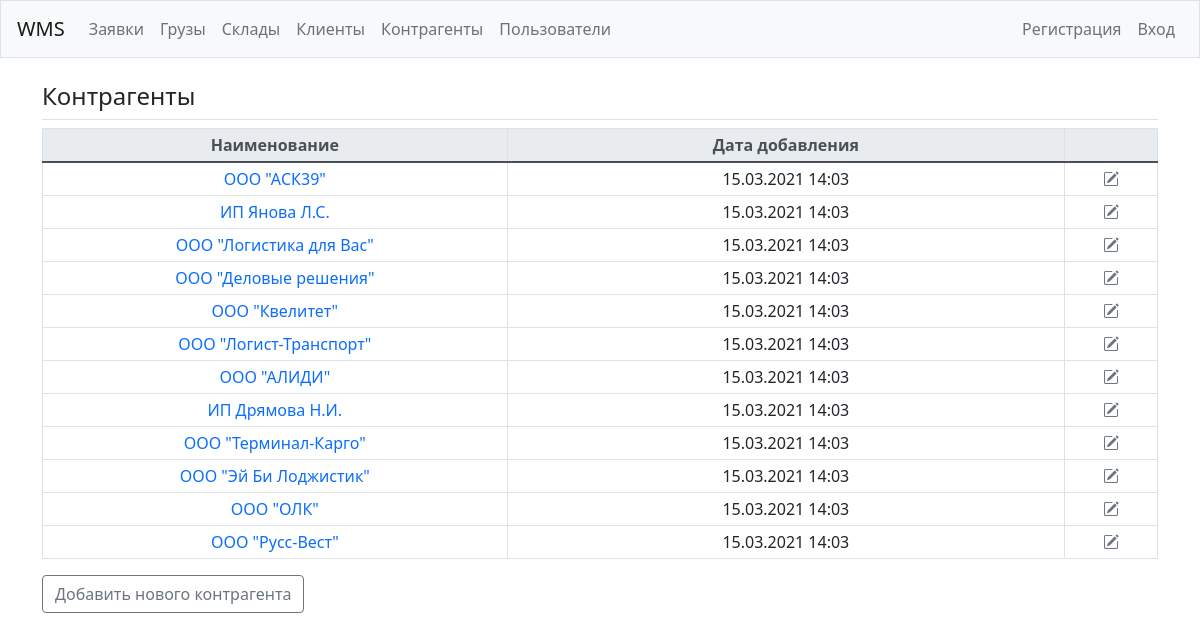
The app's page /contractors/ with its own data.
### wms/models.py (models this page shows, shortened)
class Contractor(models.Model):
    name = models.CharField(max_length=200)
    pub_date = models.DateTimeField('date published', auto_now_add=True)

### wms/views.py (the view)
# urls.py: path('contractors/', views.contractors, name='contractors'),
def contractors(request):
    contractors = Contractor.objects.all().order_by('pub_date')
    context = {'contractors': contractors}
    return render(request, 'wms/contractors.html', context)

### wms/templates/wms/contractors.html
{% extends "wms/base.html" %}
{% block page_header %}
  <h4>Контрагенты</h4>
{% endblock page_header %}
{% block content %}
<table class="table table-hover table-sm table-bordered table-responsive text-center w-100 d-block d-md-table">
  <thead class="thead-light">
    <tr>
      <th>Наименование</th>
      <th>Дата добавления</th>
      <th></th>
    </tr>
  </thead>
  <tbody>
    {% for contractor in contractors %}
    <tr>
      <td class="col-5">
        <a class="text-decoration-none" href="{% url 'wms:contractor' contractor.id %}">{{ contractor.name }}</a>
      </td>
      <td class="col-6">{{ contractor.pub_date|date:'d.m.Y H:m' }}</td>
      <td class="col-1">
        <a class="link-secondary" href="{% url 'wms:update_contractor' contractor.id %}"><i class="bi bi-pencil-square" title="Изменить"></i></a>
      </td>
    </tr>
    {% empty %}
    <tr class="col-12">
      <td>Не добавлено ни одного контрагента. Добавьте первого контрагента.</td>
    </tr>
    {% endfor %}
  </tbody>
</table>
<div>
  <a class="btn btn-outline-secondary" href="{% url 'wms:new_contractor' %}">Добавить нового контрагента</a>
</div>
<br>
{% endblock content %}

### records on screen
Contractor: name "ООО \"АСК39\"", pub_date "15.03.2021 14:03"
Contractor: name "ИП Янова Л.С.", pub_date "15.03.2021 14:03"
Contractor: name "ООО \"Логистика для Вас\"", pub_date "15.03.2021 14:03"
Contractor: name "ООО \"Деловые решения\"", pub_date "15.03.2021 14:03"
Contractor: name "ООО \"Квелитет\"", pub_date "15.03.2021 14:03"
Contractor: name "ООО \"Логист-Транспорт\"", pub_date "15.03.2021 14:03"
Contractor: name "ООО \"АЛИДИ\"", pub_date "15.03.2021 14:03"
Contractor: name "ИП Дрямова Н.И.", pub_date "15.03.2021 14:03"
Contractor: name "ООО \"Терминал-Карго\"", pub_date "15.03.2021 14:03"
Contractor: name "ООО \"Эй Би Лоджистик\"", pub_date "15.03.2021 14:03"
Contractor: name "ООО \"ОЛК\"", pub_date "15.03.2021 14:03"
Contractor: name "ООО \"Русс-Вест\"", pub_date "15.03.2021 14:03"
